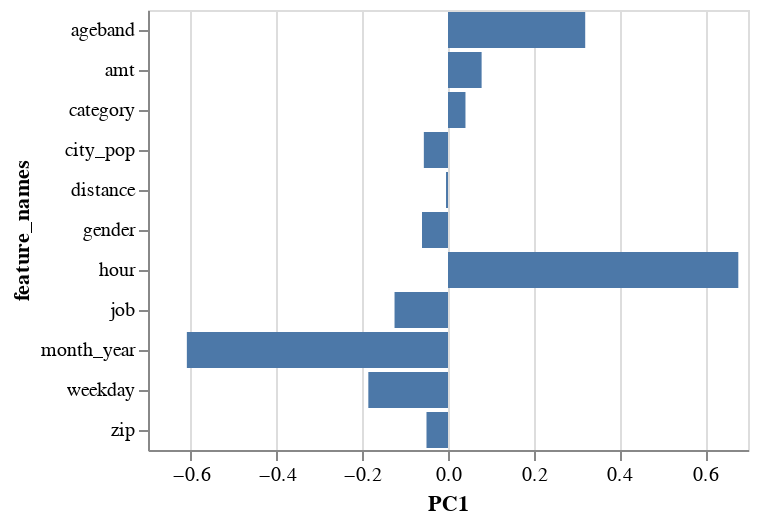

Here is the notebook cell this chart was saved with:
### Markdown cell above
#### Below is a series of horizontal bar charts that demonstrate the loadings of our principal component analysis against the original features.

### Code cell
alt.Chart(loadings_df).mark_bar().encode(
    x='PC1:Q',
    y="feature_names:N"
)

### Figure 1 — Vega-Lite specification as saved in the notebook (floating-point values rounded to 4 significant figures)
{"config": {"view": {"continuousWidth": 300, "continuousHeight": 300}}, "data": {"name": "data-34751bf1063506bcbad530d72b5a5ba4"}, "mark": {"type": "bar"}, "encoding": {"x": {"field": "PC1", "type": "quantitative"}, "y": {"field": "feature_names", "type": "nominal"}}, "$schema": "https://vega.github.io/schema/vega-lite/v5.8.0.json", "datasets": {"data-34751bf1063506bcbad530d72b5a5ba4": [{"feature_names": "gender", "PC1": -0.06064, "PC2": 0.2467, "PC3": -0.5413, "PC4": -0.3261, "PC5": -0.1836, "PC6": -0.03264, "PC7": 0.002477, "PC8": 0.5658, "PC9": 0.3458, "PC10": 0.2475, "PC11": 0.0152}, {"feature_names": "zip", "PC1": -0.05018, "PC2": 0.1269, "PC3": -0.4513, "PC4": 0.6412, "PC5": -0.08935, "PC6": 0.2784, "PC7": -0.02413, "PC8": 0.01688, "PC9": -0.4498, "PC10": 0.2784, "PC11": 0.01979}, {"feature_names": "city_pop", "PC1": -0.05639, "PC2": 0.4116, "PC3": -0.2493, "PC4": 0.2085, "PC5": 0.2795, "PC6": 0.1948, "PC7": 0.06721, "PC8": -0.466, "PC9": 0.5828, "PC10": -0.2107, "PC11": -0.009967}, {"feature_names": "job", "PC1": -0.1247, "PC2": 0.5639, "PC3": 0.3548, "PC4": -0.1848, "PC5": 0.2309, "PC6": -0.08211, "PC7": 0.05897, "PC8": -0.1336, "PC9": -0.1613, "PC10": 0.6315, "PC11": -0.0181}, {"feature_names": "category", "PC1": 0.04076, "PC2": -0.1606, "PC3": -0.1719, "PC4": -0.1376, "PC5": 0.869, "PC6": 0.166, "PC7": 0.08223, "PC8": 0.283, "PC9": -0.1961, "PC10": -0.08889, "PC11": -0.08988}, {"feature_names": "amt", "PC1": 0.07844, "PC2": 0.01789, "PC3": 0.4691, "PC4": 0.5076, "PC5": 0.03647, "PC6": 0.1204, "PC7": 0.3209, "PC8": 0.518, "PC9": 0.3541, "PC10": 0.05695, "PC11": -0.00017}, {"feature_names": "month_year", "PC1": -0.6093, "PC2": -0.3266, "PC3": -0.03558, "PC4": 0.02634, "PC5": -0.03706, "PC6": -0.007778, "PC7": 0.1682, "PC8": -0.0976, "PC9": 0.127, "PC10": 0.1888, "PC11": -0.655}, {"feature_names": "distance", "PC1": -0.004618, "PC2": 0.03343, "PC3": -0.1611, "PC4": 0.3233, "PC5": 0.1938, "PC6": -0.9105, "PC7": -0.01581, "PC8": 0.02688, "PC9": 0.01776, "PC10": -0.02324, "PC11": -0.002087}, {"feature_names": "ageband", "PC1": 0.3202, "PC2": -0.5335, "PC3": -0.1094, "PC4": 0.0229, "PC5": 0.1061, "PC6": 0.01137, "PC7": 0.01211, "PC8": -0.2535, "PC9": 0.3164, "PC10": 0.6036, "PC11": 0.2451}, {"feature_names": "hour", "PC1": 0.6774, "PC2": 0.1275, "PC3": -0.0183, "PC4": 0.007348, "PC5": -0.06073, "PC6": -0.003466, "PC7": -0.1326, "PC8": -0.01618, "PC9": 0.001199, "PC10": 0.04315, "PC11": -0.7079}, {"feature_names": "weekday", "PC1": -0.1859, "PC2": -0.03043, "PC3": 0.1617, "PC4": 0.1499, "PC5": 0.1283, "PC6": 0.07378, "PC7": -0.914, "PC8": 0.1461, "PC9": 0.179, "PC10": 0.06745, "PC11": -0.02509}]}}
